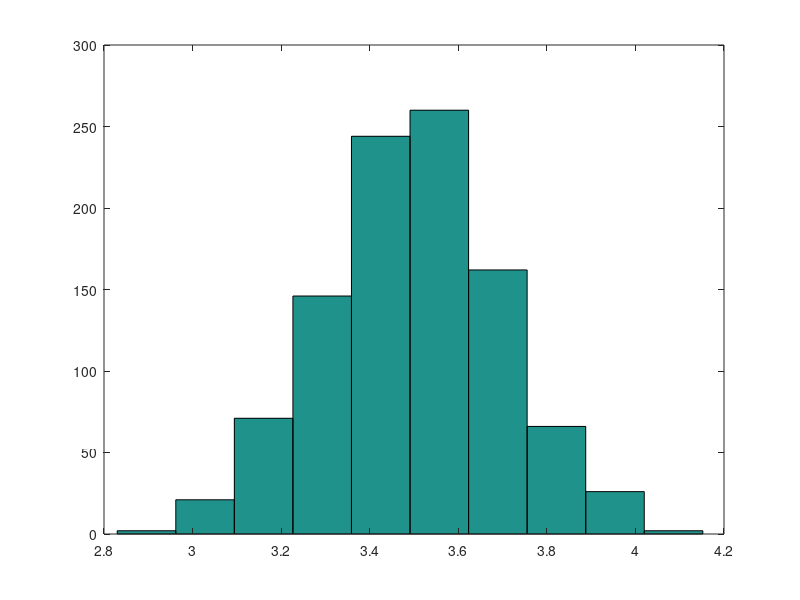

Write MATLAB code to recreate this figure. (Note: this script raises an error after producing the figure.)
%simulación de una normal
mu=3.5
sigma=0.2
notas=mu+sigma*randn(1000,1)
hist(notas)

%veamos la probabilidad a que este a menos de 3 desviaciones típicas de la
%media.
P=normcdf(3)-normcdf(-3)

%en las notas, calcular los datos que necesitamos (si no los tuvieramos)
xbar=mean(notas) %media
s=std(notas) %desviación estandar
z=(notas-xbar)/s %estandarizar o tipificar.
Is=find(z>3) %da la coordenada de cuales estan encima de 3 (indicador superior)
Ii=find(z<-3) %da la coordenada de cuales estan por debajo de 3 (indicador inferior)
I3=[Is
    Ii]
Raros=notas(I3) %forma de identificar datos raros (outliers)

%prueba de normalidad: prueba Jarque Bera para Normalidad, si sale h=1 hay
%evidencia que los datos no salen de una normal, si sale h=0 no hay
%evidencia de que no haya normalidad.
h=jbtest(notas) 

%en command window, escribimos directamente data5=[...] y en los tres
%puntos pegamos los datos que copiamos de industry portfolio
size(data5)
%data5(:,1)=[] %elimina la primera columna (lo comente porque cada vez que
%se corre se borra una columna)
rm=mean(data5) %rentabilidad media historicamente
riesgo=std(data5) %riesgo medido con la desviación estándar
SR=rm./riesgo %sharpe-ratio es un criterio de decisión

%veamos el activo 4
A4=data5(:,4) %separar solo la columna 4
mediaA4=mean(A4) %media del activo 4
sdA4=std(A4) %desviacion del activo 4
z=(A4-mediaA4)/sdA4 %estandarizacion o tipificacion

Is=find(z>3) %ganancias mas altas de lo esperado
Ii=find(z<-3) %perdidas extremas

I3=[Is
    Ii]
Outliers=A4(I3) %datos raros

A4Limpio=A4
A4Limpio(I3)=[] %asi le quitamos todos los outliers

%diagrama de cajas y bigotes: permite identificar si hay outliers.
boxplot(data5)

%mediana
mediana=median(data5) 
A1=data5(:,1) %extraer el activo 1
M1=median(A1) %mediana del activo 1
I1=find(A1>=0) %el find dice las posiciones en los que hubo ganancia
I2=A1(I1) %extrae aquellos en los que hubo ganancias (la condición)
P1=mean(A1>0) %porcentaje de veces que se cumple la condicion (ganancias)

%simular tiempos de vida
mu=2
Tv=-mu*log(rand(1000,1)) %exponencial con media mu
hist(Tv)
[mean(Tv) median(Tv)]
Asimetria = skewness(Tv)


